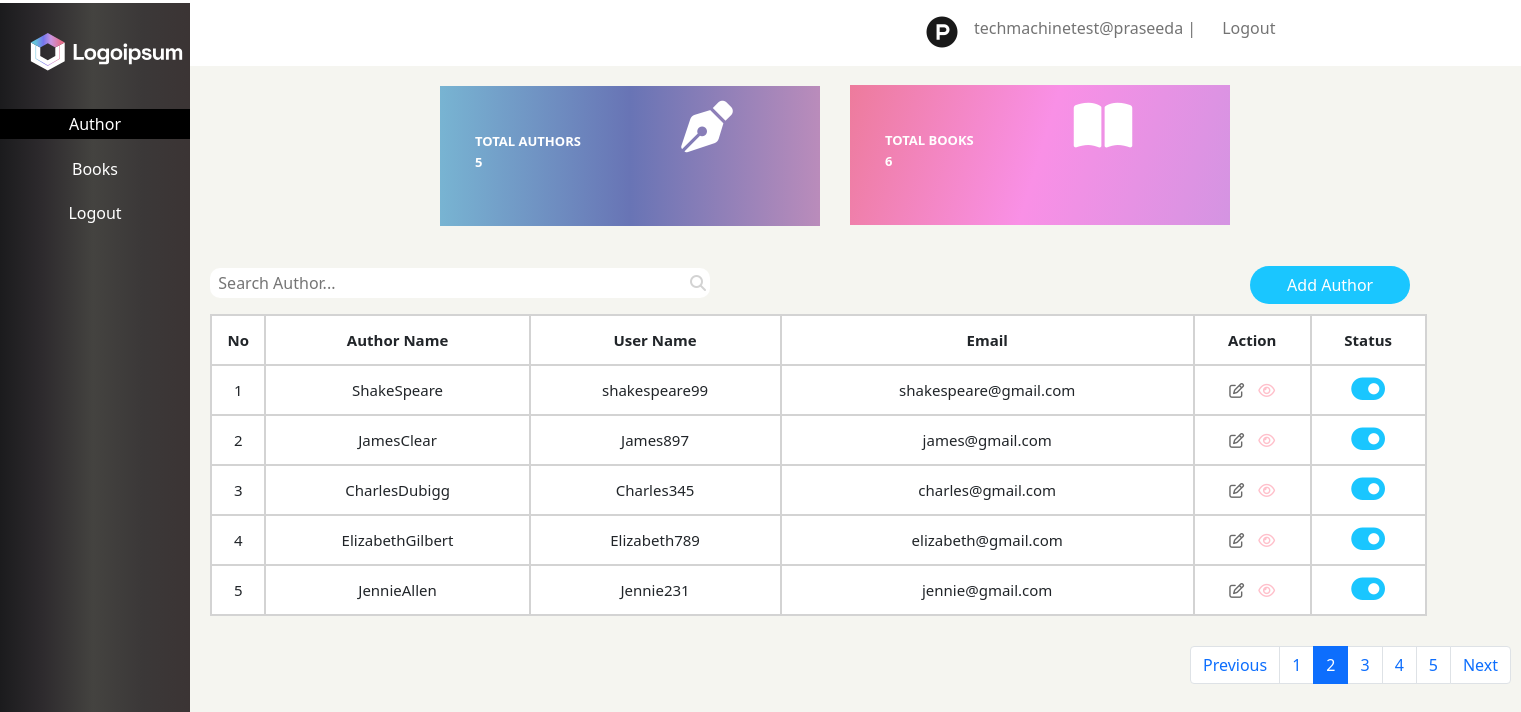
Screenshot of /book_app/authordisp/?page=2 with the database file from the repository.
### book_app/models.py (models this page shows, shortened)
class authormodel(models.Model):
    authname=models.CharField(max_length=100)
    uname=models.CharField(max_length=100)
    email=models.EmailField()

### book_app/views.py (the view)
# urls.py: path('authordisp/',authordisp),
def authordisp(request):
    a=authormodel.objects.all()
    count_auth=authormodel.objects.all().count()
    count_book=bookmodel.objects.all().count()
    u=User.objects.all()
    paginator=Paginator(a,1)
    page=request.GET.get('page',1)
    ay=paginator.get_page(page)
    return render(request,'authordisplay.html',{'a':a,'count_auth':count_auth,'count_book':count_book,'u':u,'ay':ay})

### book_app/templates/authordisplay.html (shortened to what this page needs)
<!DOCTYPE html>
<html lang="en">
<head>
    <link href="https://cdn.jsdelivr.net/npm/bootstrap@5.0.2/dist/css/bootstrap.min.css" rel="stylesheet">
</head>
<body>
    <nav class="navbar navbar-expand-lg navbar-light">
  <div class="container-fluid">
    <div class="collapse navbar-collapse" id="navbarSupportedContent">
      <ul class="navbar-nav me-auto mb-2 mb-lg-0">
        <li class="nav-item">
          <a class="nav-link active" aria-current="page" href="#"><i class="fa-brands fa-product-hunt fa-2x" style="margin-left:890px;"></i></a>
        </li>
              {% for i in u %}
        <li class="nav-item">
          <a class="nav-link" style="margin-right:10px;">{{i.username}}  |</a>
        </li>
          {% endfor %}
           <li class="nav-item">
          <a class="nav-link" href="http://127.0.0.1:8000/book_app/logout/">Logout</a>
        </li>
      </ul>
    </div>
  </div>
</nav>
  <section>
    <div class="reg">
        <h5></h5>
        <div class="se">
            <p id="one">Author</p>
            <p>Books</p>
            <p>Logout</p>
        </div>
    </div>
       <div class="co1">
           <div class="co2">
               <p><b>TOTAL AUTHORS</b><i class="fa-solid fa-pen-nib fa-4x" style="margin-left:100px;"></i><br><b>{{count_auth}}</b></p>
           </div>
           <div class="co3">
              <p><b>TOTAL BOOKS</b><i class="fa-solid fa-book-open fa-4x" style="margin-left:100px;"></i><br><b>{{count_book}}</b></p>
           </div>
        </div>
    </section>
    <div class="sea">
          <input type="text" id="myInput" onkeyup="myFunction()" placeholder="  Search Author..."><i class="fa-solid fa-magnifying-glass" style="margin-left:-20px;color:lightgrey;"></i>
          <a href="http://127.0.0.1:8000/book_app/authreg/"><button type="submit" class="btn">Add Author</button></a>
        <table class="tb1" id="myTable">
            <tr>
                <th>No</th>
                <th>Author Name</th>
                <th>User Name</th>
                <th>Email</th>
                <th>Action</th>
                <th>Status</th>
            </tr>
        {% for i in a %}
            <tr>
                <td>{{i.id}}</td>
                <td>{{i.authname}}</td>
                <td>{{i.uname}}</td>
                <td>{{i.email}}</td>
                <td><a href="http://127.0.0.1:8000/book_app/authoredit/{{i.id}}"><i class="fa-regular fa-pen-to-square" style="color:dimgrey;"></i></a>  <a href="http://127.0.0.1:8000/book_app/authdetails/{{i.id}}"><i class="fa-regular fa-eye" style="color:pink;margin-left:10px;"></i></a></td>
                <td><i class="fa-solid fa-toggle-on fa-2x" style="color:#1ac6ff;"></i></td>
            </tr>
        {% endfor %}
        </table>
    </div>
    <nav aria-label="...">
  <ul class="pagination">
       {% if ay.has_previous %}
    <li class="page-item">
      <a class="page-link" href="?page={{ay.previous_page_number}}" tabindex="-1" aria-disabled="true">Previous</a>
    </li>
        {% endif %}
        {% for i in ay.paginator.page_range %}
            {% if ay.number == i %}
               <li class="page-item active" aria-current="page">
                   <a class="page-link" href="?page={{i}}">{{i}}</a>
               </li>
                    {% else %}
              <li class="page-item"><a class="page-link" href="?page={{i}}">{{i}}</a></li>
                {% endif %}
                {% endfor %}
                {% if ay.has_next %}
    <li class="page-item">
      <a class="page-link" href="?page={{ ay.next_page_number }}">Next</a>
    </li>
        {% endif %}
  </ul>
</nav>
</body>
</html>

### book_app/templates/authordisplay.html (style rules this page uses)
* { padding:0px; margin:0px; box:border-box; }
body { background:#f5f5f0; }
.reg { height:725px; width:190px; background-color: #1b1b1d; background-image: linear-gradient(90deg, #1b1b1d 0%, #2d2a2d 22%, #444340 49%, #3b3838 75%, #3b3434 100%); position:fixed; margin-top:-63px; }
.se p { color:white; text-align:center; padding:2px; }
#one { border:1px solid black; background:black; }
h5 { color:#fff; padding:30px; text-align:center; }
.tb1 { border-collapse:collapse; width:80%; font-size:20px; margin-left:210px; background:#fff; margin-top:10px; }
.tb1,td,th { border-bottom:2px solid lightgrey; border-top:2px solid lightgrey; border:2px solid lightgrey; }
td,th { text-align:center; height:50px; font-size:15px; }
.co1 { width:70%; height:200px; background:#f5f5f0; margin-left:320px; padding:20px; }
.co1 .co2 { height:140px; width:380px; background-color: #78b4d2; background-image: linear-gradient(90deg, #78b4d2 0%, #6874b5 50%, #ba8cbb 100%); margin-left:100px; margin-bottom:-100px; }
.co2 p { color:white; padding:15px; font-size:13px; margin-left:20px; }
.co3 p { color:white; padding:15px; font-size:13px; margin-left:20px; }
.co1 .co3 { height:140px; width:380px; background:blue; margin-left:510px; margin-top:-141px; background-color: #ed7b9c; background-image: linear-gradient(107deg, #ed7b9c 0%, #f990e6 50%, #d494e2 100%); }
input { width:500px; height:30px; margin-left:210px; border-radius:10px; border:none; }
.btn { width:160px; border-radius:20px; background:#1ac6ff; margin-left:540px; color:white; }
.pagination { margin-left:1190px; margin-top:30px; }
.navbar { background:#fff; }

### rows the page displays
authormodel: id "1", authname "ShakeSpeare", uname "shakespeare99", email "shakespeare@gmail.com"
authormodel: id "2", authname "JamesClear", uname "James897", email "james@gmail.com"
authormodel: id "3", authname "CharlesDubigg", uname "Charles345", email "charles@gmail.com"
authormodel: id "4", authname "ElizabethGilbert", uname "Elizabeth789", email "elizabeth@gmail.com"
authormodel: id "5", authname "JennieAllen", uname "Jennie231", email "jennie@gmail.com"

### other values shown
{{ i.username }} "techmachinetest@praseeda"
{{ count_auth }} "5"
{{ count_book }} "6"
{{ i }} "1" "3" "4" "5"
{{ i }} "2"
